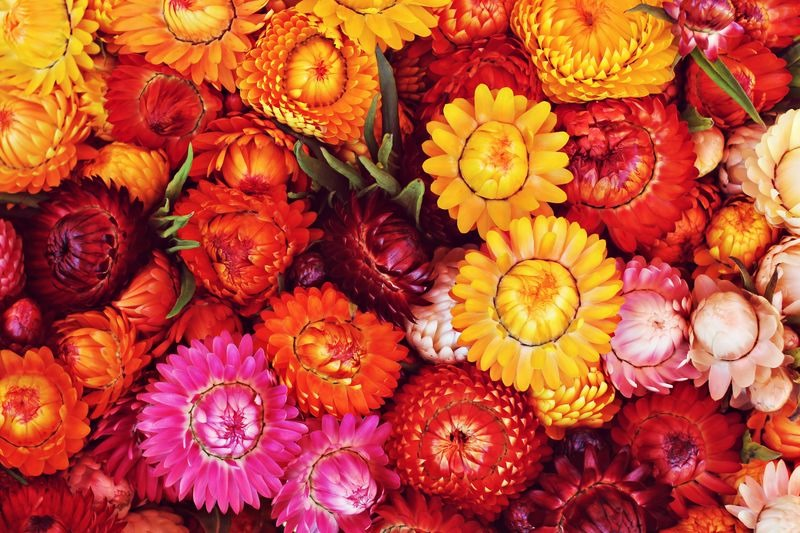
#> input picture Strong Dose/IMG.jpg, 800 x 533 px
$ python MARS2.py
#> lines starting #> are read from the running program, lines starting #| are printed output that depends on the picture; after the words box and inside, x2 and y2 are one past the last pixel; in counts of white or black regions, pixels touching at a corner belong together; long printed decimals are rounded
from PIL import Image

im = Image.open('IMG.jpg')
#> im is the input picture: PIL image 800x533 RGB; mean R, G, B 188, 77.5, 52.7
pix = im.load()
typea=typeb=0
length,breadth=im.size
#> length = 800; breadth = 533
threshold=160
brightThreshold=30

for i in range(length):
    for j in range(breadth):
        if pix[i,j][0]>=threshold and pix[i,j][1]>=threshold and pix[i,j][2]>=threshold:
            typea+=1
        else:
            typeb+=1
        if ((0.21*pix[i,j][0]+0.72*pix[i,j][1]+0.07*pix[i,j][2])/3 ) > brightThreshold:
            pix[i,j]=(0,0,0)
        else:
            pix[i,j]=(200,200,200)
#> after the loop, typea = 16218; typeb = 410182
print((typea/(typea+typeb))*100,(typeb/(typea+typeb))*100)
#| 3.803 96.197
im.save('Magic.jpg')
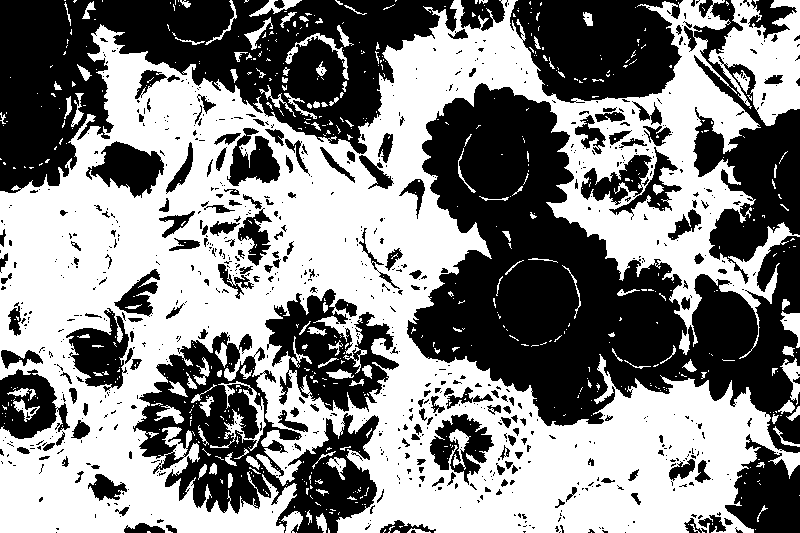
#> saved as Magic.jpg: PIL image 800x533 RGB; values 0 (black) and 200 (white), 52.1% white; 861 black regions (667 under 20 px), largest, box (x1, y1, x2, y2) and area: (407, 83, 800, 453) 65288, (0, 0, 457, 193) 43420, (133, 332, 379, 533) 19751
